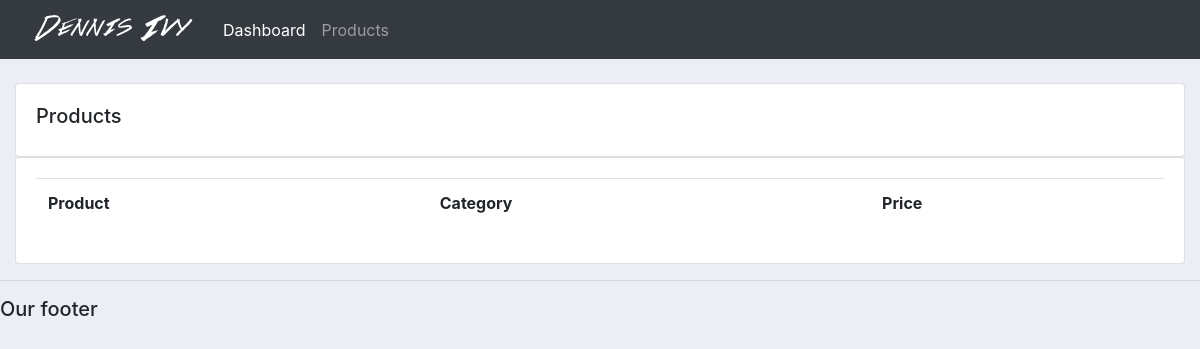
Before: /products/ with the older database file.
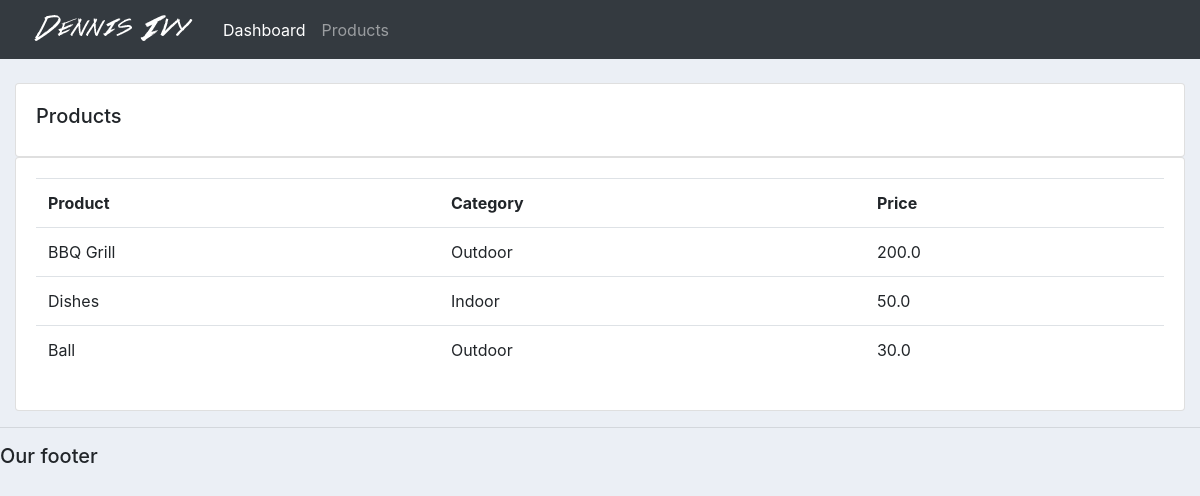
After: the same page with the newer database file.
### accounts/models.py (models this page shows, shortened)
class Product(models.Model):
    CATEGORY = (
        ('Indoor', 'Indoor'),
        ('Outdoor', 'Outdoor'),
    )
    name = models.CharField(max_length=200, null=True)
    price = models.FloatField(null=True)
    category = models.CharField(max_length=200, null=True, choices=CATEGORY)
    description = models.CharField(max_length=200, null=True, blank=True)
    date_created = models.DateTimeField(auto_now_add=True, null=True)
    tags = models.ManyToManyField(Tag)

### accounts/views.py (the view)
# urls.py: path('products/', views.products),
def products(request):
    products = Product.objects.all()
    return render(request, 'accounts/products.html', {'products': products})

### accounts/templates/accounts/products.html
{% extends 'accounts/main.html' %}
{% block content %}
    <br>
    <div class="row">
        <div class="col-md">
            <div class="card card-body">
                <h5>Products</h5>
            </div>
            <div class="card card-body">
                <table class="table">
                    <tr>
                        <th>Product</th>
                        <th>Category</th>
                        <th>Price</th>
                    </tr>
                    {% for i in products %}
                        <tr>
                            <td>{{i.name}}</td>
                            <td>{{i.category}}</td>
                            <td>{{i.price}}</td>
                        </tr>
                    {% endfor %}
                </table>
            </div>
        </div>
    </div>
{% endblock %}

### accounts/templates/accounts/main.html (shortened to what this page needs)
{% load static %}
<!DOCTYPE html>
<html lang="en">
<head>
    <link rel="stylesheet" href="https://maxcdn.bootstrapcdn.com/bootstrap/4.0.0/css/bootstrap.min.css"
>
    <link rel="stylesheet" type="text/css" href="{% static '/css/main.css' %}">
</head>
<body>
    {% include 'accounts/navbar.html' %}
    <div class="container-fluid">
    {% block content %}
    {% endblock %}
    </div>
    <hr>
    <h5>Our footer</h5>
</body>
</html>

### accounts/templates/accounts/navbar.html (shortened to what this page needs)
{% load static %}
<nav class="navbar navbar-expand-lg navbar-dark bg-dark">
  <img src="{% static 'images/logo.png' %}">
  <div class="collapse navbar-collapse" id="navbarNav">
    <ul class="navbar-nav">
      <li class="nav-item active">
        <a class="nav-link" href="#">Dashboard</a>
      </li>
      <li class="nav-item">
        <a class="nav-link" href="#">Products</a>
      </li>
    </ul>
  </div>
</nav>

### static/css/main.css (style rules this page uses)
body { background-color: #ebeff5; }

Changed rows visible on the page:
added Product: name "BBQ Grill", category "Outdoor", price "200.0"
added Product: name "Dishes", category "Indoor", price "50.0"
added Product: name "Ball", category "Outdoor", price "30.0"
